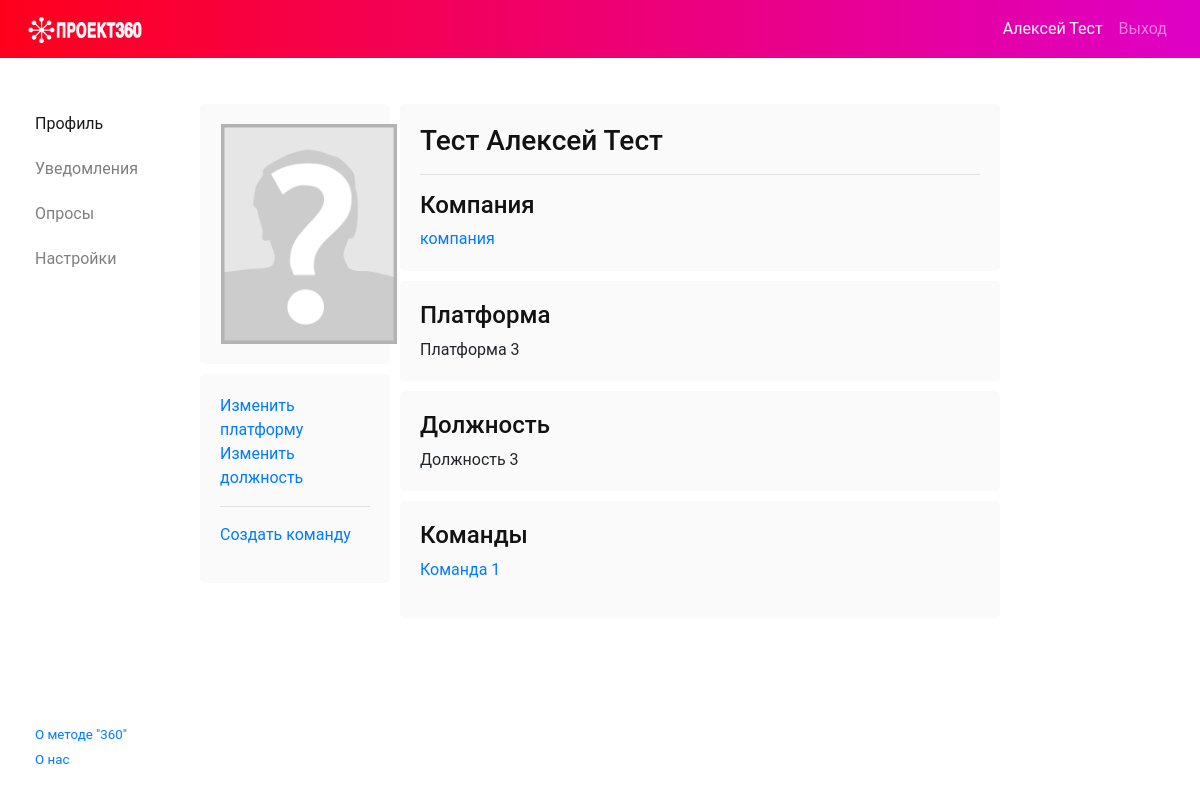
The page /82/ (signed in) on the database its author committed.
### main/models.py (models this page shows, shortened)
class Profile (models.Model):
    user = models.OneToOneField(User, on_delete=models.CASCADE)
    name = models.CharField(max_length=20)
    surname = models.CharField(max_length=20)
    patronymic = models.CharField(max_length=20)
    company = models.ForeignKey('Company', on_delete=models.CASCADE, null=True)
    platform = models.ForeignKey('PlatformCompany', on_delete=models.CASCADE, null=True)
    position = models.ForeignKey('Position', on_delete=models.CASCADE, null=True)
    groups = models.ManyToManyField('Group', null=True)
    city = models.ForeignKey('City', on_delete=models.CASCADE, null=True)
    objects = models.Manager()
    last_poll = models.OneToOneField('Poll', on_delete=models.CASCADE, null=True)
    answers_sum = models.IntegerField(default=0)
    count_answers = models.IntegerField(default=0)
    class Meta:
        db_table = "Profile"

class Company(models.Model):
    name = models.CharField(max_length=20)
    owner = models.OneToOneField(User, on_delete=models.CASCADE)
    key = models.CharField(max_length=36, unique=True, default='')
    objects = models.Manager()
    class Meta:
        db_table = "Company"

class PlatformCompany(models.Model):
    platform = models.ForeignKey('Platforms', on_delete=models.CASCADE)
    company = models.ForeignKey(Company, on_delete=models.CASCADE)
    objects = models.Manager()
    class Meta:
        db_table = "Platforms in company"
    def __str__(self):
        return '{}'.format(self.platform)

class Platforms (models.Model):
    name = models.CharField(max_length=50, unique=True)
    objects = models.Manager()
    class Meta:
        db_table = "Platforms"
    def __str__(self):
        return self.name

class Position(models.Model):
    name = models.CharField(max_length=20, unique=True)
    objects = models.Manager()
    class Meta:
        db_table = "Positions"
    def __str__(self):
        return self.name

class Group(models.Model):
    name = models.CharField(max_length=20, default='')
    owner = models.ForeignKey(User, on_delete=models.CASCADE, related_name='+', null=True)
    key = models.CharField(max_length=36, default='')
    objects = models.Manager()
    class Meta:
        db_table = "Groups"

### main/views/profile_views.py (the view)
# urls.py: path('<int:profile_id>/', profile_views.profile_view, name='profile'),
def profile_view(request, profile_id=-1):
    if auth.get_user(request).is_anonymous:
        return redirect('/')
    if profile_id == get_user_profile(request).id or profile_id == -1:
        return get_render_user_profile(request)
    return get_other_profile_render(request, profile_id)

### main/views/auxiliary_general_methods.py (called while the page is built)
def get_user_profile(request):
    user = auth.get_user(request)
    return Profile.objects.get(user=user)

### main/views/profile_views.py (called while the page is built)
def get_render_user_profile(request):
    profile = get_user_profile(request)
    rating = 0
    if profile.count_answers > 0:
        rating = profile.answers_sum / profile.count_answers
    last_poll = profile.last_poll
    try:
        photo = profile.profilephoto.photo
    except:
        photo = None
    args = {
        "title": "Мой профиль",
        'profile': profile,
        'rating': rating,
        'last_poll': last_poll,
        'photo': photo,
    }
    if photo is not None:
        args['photo_height'] = get_photo_height(photo.width, photo.height)
    args['teams'] = profile.groups.all()
    return render(request, 'main/user/profile.html', args)

### main/templates/main/user/profile.html (shortened to what this page needs)
{% extends 'main/wrapper.html' %}
{% load static %}
{% load widget_tweaks %}
{% block sidebar-nav %}
    {% include 'main/includes/menu.html' with menu_profile="active" only %}
{% endblock %}
{% block content-user %}
    <div class="row">
        <div class="col-md-3" style="padding-right: 25px">
            <div class="row">
                <div class="col-12 rounded-block"
                     style="margin-bottom: 10px">
                    {% if photo %}
                        <div style="position: relative; width:177px; height:{{ photo_height }}px;
                                border: 1px solid #9f9f9f">
                            <img style="position: absolute; left:50%; top:50%;
                                        transform: translate(-50%, -50%); max-width:100%;max-height: 100%;"
                                 src="{{ photo.url }}">
                        </div>
                    {% else %}
                        <div style="position: relative; width:177px; height:220px">
                            <img style="position: absolute; left:50%; top:50%;
                                        transform: translate(-50%, -50%); max-width:100%;max-height: 100%;"
                                 src="{% static 'main/images/none_photo.png' %}">
                        </div>
                    {% endif %}
                </div>
            </div>
            <div class="row">
                <div class="col-12 rounded-block">
                    <p>
                        <a href="{% url 'main:platform_choice' %}">{% if not profile.platform %}Выбрать{% else %}
                            Изменить{% endif %} платформу</a><br>
                        <a href="{% url 'main:position_choice' %}">{% if not profile.platform %}Выбрать{% else %}
                            Изменить{% endif %} должность</a>
                    </p>
                    <hr>
                    <p>
                        <a href="{% url 'main:create_group' %}">Создать команду</a><br>
                    </p>
                </div>
            </div>
        </div>
        <div class="col-md-9">
            <div class="row">
                <div class="col-12 rounded-block"
                     style="margin-bottom: 10px; height: auto">
                    <h3>{{ profile.surname }} {{ profile.name }} {{ profile.patronymic }}</h3>
                    <hr>
                    <h4>Компания</h4>
                    {% if profile.company %}
                        <a href="{% url 'main:company_view' %}">{{ profile.company.name }}</a>
                    {% else %}
                        Компания отсутствует
                    {% endif %}
                </div>
            </div>
            <div class="row">
                <div class="col-12 rounded-block"
                     style="margin-bottom: 10px; height: 100px">
                    <h4>Платформа</h4>
                    <p>
                        {% if profile.platform %}
                            {{ profile.platform }}
                        {% else %}
                            Платформа отсутствует
                        {% endif %}
                    </p>
                </div>
            </div>
            <div class="row">
                <div class="col-12 rounded-block"
                     style="height: 100px; margin-bottom: 10px">
                    <h4>Должность</h4>
                    <p>
                        {% if profile.position %}
                            {{ profile.position }}
                        {% else %}
                            Должность отсутствует
                        {% endif %}
                    </p>
                </div>
                <div class="col-12 rounded-block"
                     style="height: auto; margin-bottom: 10px">
                    <h4>Команды</h4>
                    <p>
                        {% if teams %}
                            {% for team in teams %}
                                <a href="{% url 'main:group_user_view' team.pk %}">{{ team.name }}</a> <br>
                            {% endfor %}
                        {% else %}
                            Команды отсутствуют
                        {% endif %}
                    </p>
                </div>
            </div>
        </div>
    </div>
{% endblock %}

### main/templates/main/includes/header_nav.html (shortened to what this page needs)
<div class='navbar-nav ml-auto' style="margin-right: 25px">
    <ul class="navbar-nav bd-navbar-nav flex-row">
        {% if user.is_authenticated %}
            <li class="nav-item, active">
                <a class="nav-link" href="{% url 'main:login' %}">
                    {% if profile %}
                        {{ profile.name }} {{ profile.surname }}
                    {% else %}
                        Мой профиль
                    {% endif %}
                </a>
            </li>
            <li class="nav-item">
                <a class="nav-link" href="{% url 'main:logout' %}">Выход</a>
            </li>
        {% endif %}
    </ul>
</div>

### main/static/main/css/custom.css (style rules this page uses)
body { font-family: "Roboto", sans-serif; }
h1, h2, h3, h4, h5, h6 { margin-top: 0; margin-bottom: 0.5rem; color: rgba(0, 0, 0, 0.93); }
.rounded-block { background-color: #fafafa; border-radius: 5px; padding: 20px; height: auto; }

### rows shown on the page
Profile: name "Алексей", surname "Тест", patronymic "Тест", company.name "компания", platform "Платформа 3", position "Должность 3"
Group: name "Команда 1"
